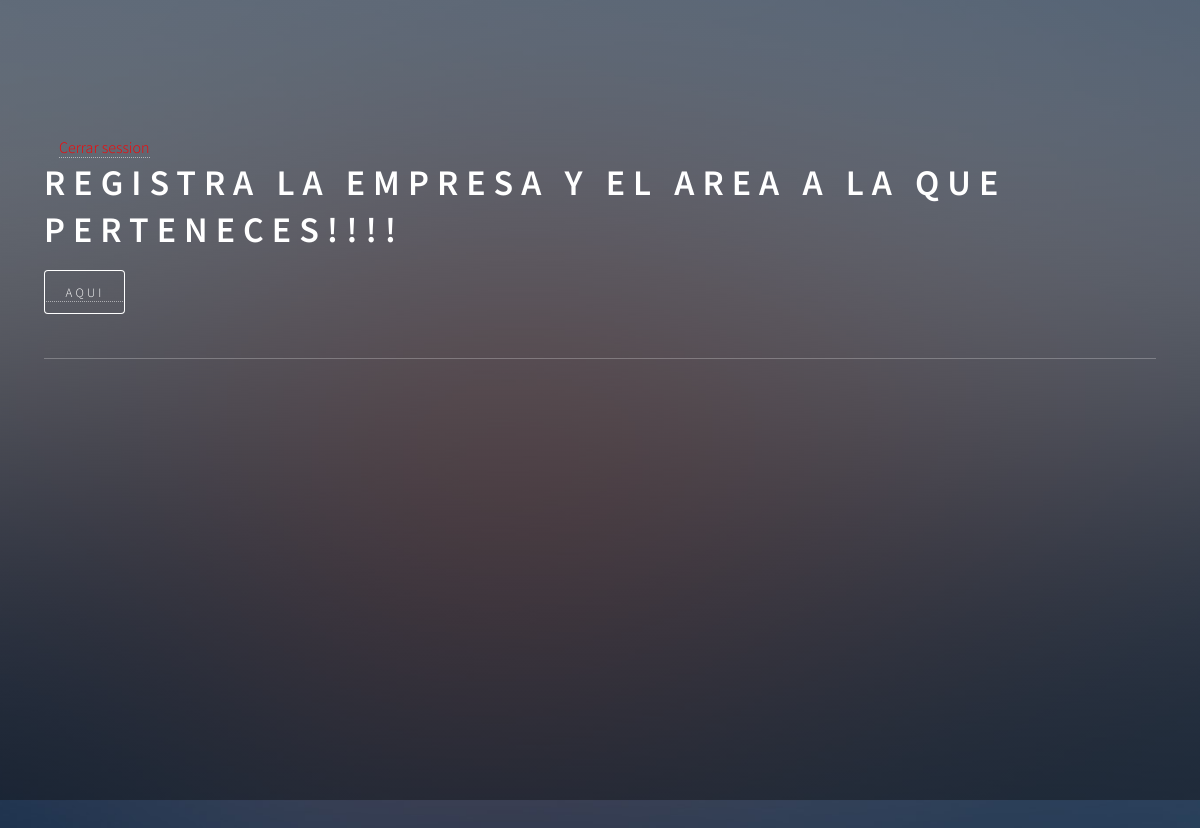
The page /agregar_entrada_extraccion (signed in) on the database as committed earlier.
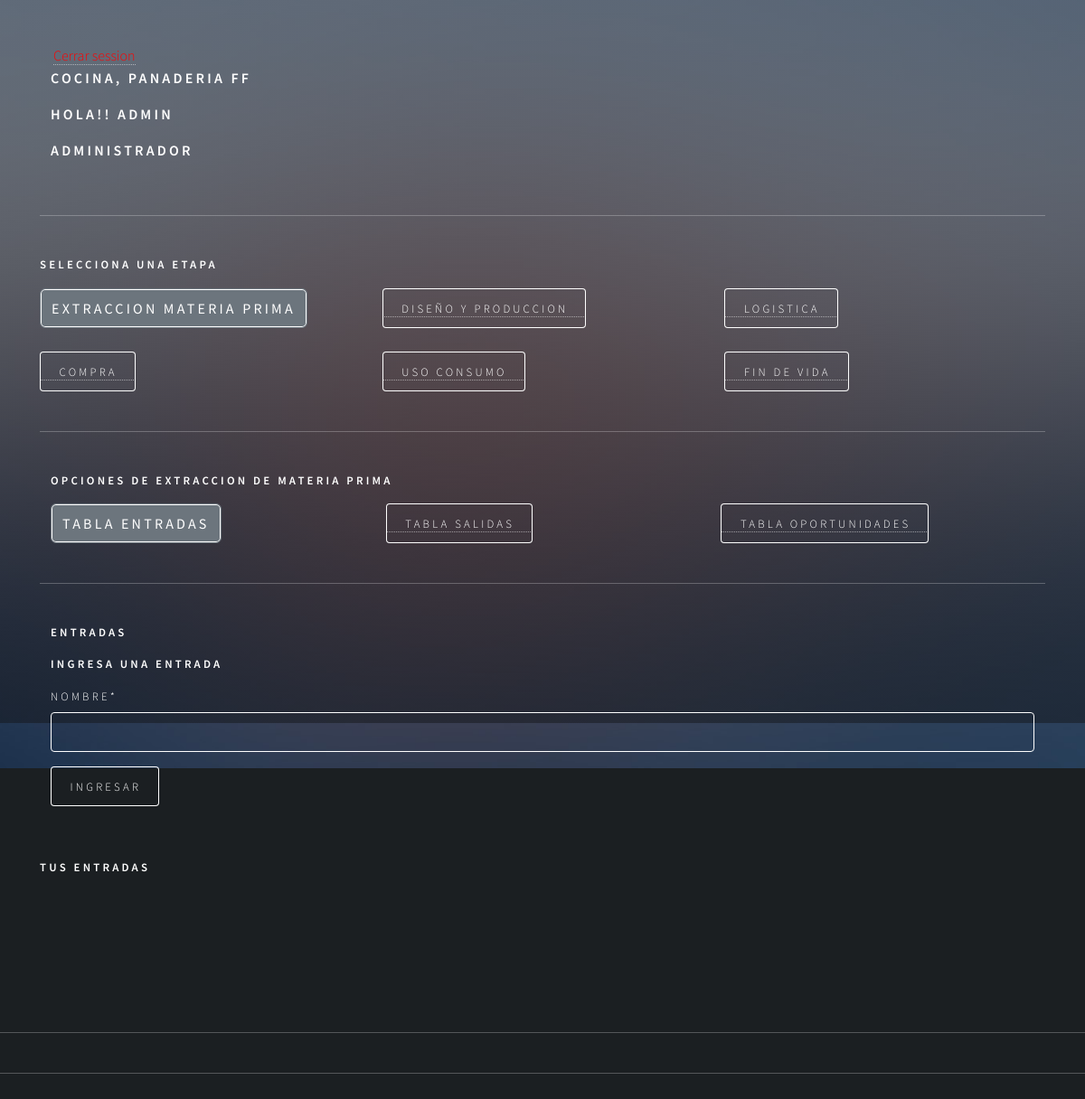
The same page on the database as committed later.
### app/models.py (models this page shows, shortened)
class RegistroTrabajador(models.Model):
    id_registro = models.AutoField(primary_key=True)
    id_usuario = models.ForeignKey(Usuario, on_delete=models.CASCADE)
    descripcion = models.TextField(max_length=160)
    id_area = models.ForeignKey(AreaEmpresa, on_delete=models.CASCADE)

class AreaEmpresa(models.Model):
    id_area = models.AutoField(primary_key=True)
    nombre  = models.CharField(max_length=20)
    productos = models.CharField(max_length=50)
    id_empresa = models.ForeignKey(Empresa, on_delete=models.CASCADE)
    def nombre_area(self):
        return "{}, {}". format(self.nombre, self.id_empresa)
    def __str__(self):
        return self.nombre_area()

class Empresa(models.Model):
    id_empresa = models.AutoField(primary_key=True)
    nombre  = models.CharField(max_length=20)
    def __str__(self):
        return self.nombre

### user/models.py (models this page shows, shortened)
class Usuario(AbstractUser):
    telefono = models.IntegerField(null=True)

### app/views.py (the view, shortened to what this page needs)
# urls.py: path('agregar_entrada_extraccion', agregarEntradaExtraccion, name="agregar_entrada_extraccion"),
def agregarEntradaExtraccion(request):
    if request.user.is_authenticated:
        registros = RegistroTrabajador.objects.filter(id_usuario=request.user)
        etapa = Etapa.objects.values_list("id_etapa", flat=True).filter(nombre="Extraccion materia prima")
        entradas = Entrada.objects.filter(usuario=request.user)
        print("La id de la etapa es!!!!!!!!: ", etapa)
        data = {
            'form': EntradaForm(),
            'registros': registros,
            'entradas': entradas
        }
        print(f"la id del usuario es!!!!!!!!:", request.user.id)
        return render(request,'autodiagnostico/extraccion/entrada/agregar_entrada.html', data)
    else:
        return render(request, 'autodiagnostico/extraccion/entrada/agregar_entrada.html')

### app/forms.py
class EntradaForm(forms.ModelForm):
    class Meta:
        model = Entrada
        fields = 'nombre',

### app/templates/autodiagnostico/extraccion/entrada/agregar_entrada.html (shortened to what this page needs)
{% extends 'autodiagnostico/extraccion/home_extraccion.html' %}
{% load static %}
{% load crispy_forms_tags %}
{% block extraccion %}
<div class="container">
    <h4>Entradas</h4>
    <form action="" method="post">
        <h4>Ingresa una entrada</h4>
        {{form | crispy}}
        <div>
            <input type="submit" class="btn btn-primary" value="ingresar">
        </div>
    </form>
</div>
<br>
<h4>Tus entradas</h4>
{% endblock extraccion %}

### app/templates/autodiagnostico/auto_diagnostico.html (shortened to what this page needs)
{% load static %}
<!DOCTYPE HTML>
<html>
<head>
    <link href="https://cdn.jsdelivr.net/npm/bootstrap@5.2.0/dist/css/bootstrap.min.css" rel="stylesheet"
>
    <link rel="stylesheet" href="{% static 'css/main.css' %}" />
    <link rel="stylesheet" href="{% static 'css/style.css' %}">
</head>
<body class="is-preload">
    <div id="wrapper">
        <div class="container-sm">
            {% if user.is_authenticated %}
            <a href="{% url 'logout' %}" id="cerrarSesion">Cerrar session</a>
            {% if registros %}
            <div class="container-sm">
                <div class="row">
                        {% for p in registros %}
                        <h3>{{p.id_area}}</h3>
                        {% endfor %}
                        <h3>Hola!! {{user.username}} </h3>
                        {% if user.is_staff %}
                            <h3>Administrador</h3>
                        {% endif %}
                </div>
            </div>
            <hr>
            <h4>Selecciona una Etapa</h4>
            <div class="row">
                <div class="col">
                    <a href="{% url 'extraccion_materiaPrima' %}"><button type="button" id="extraccion">Extraccion
                            Materia Prima</button></a>
                </div>
                <div class="col">
                    <a href="{% url 'diseño_Produccion' %}"><button type="button" id="diseño">Diseño y
                            produccion</button></a>
                </div>
                <div class="col">
                    <a href="{% url 'logistica' %}"><button type="button" id="logistica">Logistica</button></a>
                </div>
            </div>
            <br>
            <div class="row">
                <div class="col">
                    <a href="{% url 'compra' %}"><button type="button" id="compra">Compra</button></a>
                </div>
                <div class="col">
                    <a href="{% url 'uso_consumo' %}"><button type="button" id="uso">Uso consumo</button></a>
                </div>
                <div class="col">
                    <a href="{% url 'fin_vida' %}"><button type="button" id="fin">Fin de vida</button></a>
                </div>
            </div>
            <hr>
            {% block body %}{% endblock %}
        </div>
        {% else %}
        <h1>Registra la empresa y el area a la que perteneces!!!!</h1>
        <a href="{% url 'agregar_Area' user.id  %}"><button type="button">Aqui</button></a>
        {% endif %}
        {% else %}
        <h1>Inicia Session</h1>
        <p>Para acceder a tu Auto Diagnostico </p>
        <a href="{% url 'login'  %}"><button type="button">Inicia Session</button></a>
        {% endif %}
        <hr>
    </div>
    <hr>
    <hr>
    </div>
    <br>
    <br>
    <div id="bg"></div>
</body>
</html>

Rows that differ between the two databases and show on the page:
added RegistroTrabajador: id_area "COCINA, PANADERIA FF"
now on this page (row edited): Usuario: username "ADMIN"
Other text that changed with them:
form field value: (not shown) → "ingresar"
text no longer shown: "REGISTRA LA EMPRESA Y EL AREA A LA QUE PERTENECES!!!! AQUI"
text now shown: "HOLA!! ADMINISTRADOR SELECCIONA UNA ETAPA EXTRACCION MATERIA PRIMA DISEÑO Y PRODUCCION LOGISTICA COMPRA USO CONSUMO FIN DE VIDA OPCIONES DE EXTRACCION DE MATERIA PRIMA TABLA ENTRADAS TABLA SALIDAS TABLA OPORTUNIDADES ENTRADAS INGRESA UNA ENTRADA NOMBRE * TUS ENTRADAS"
